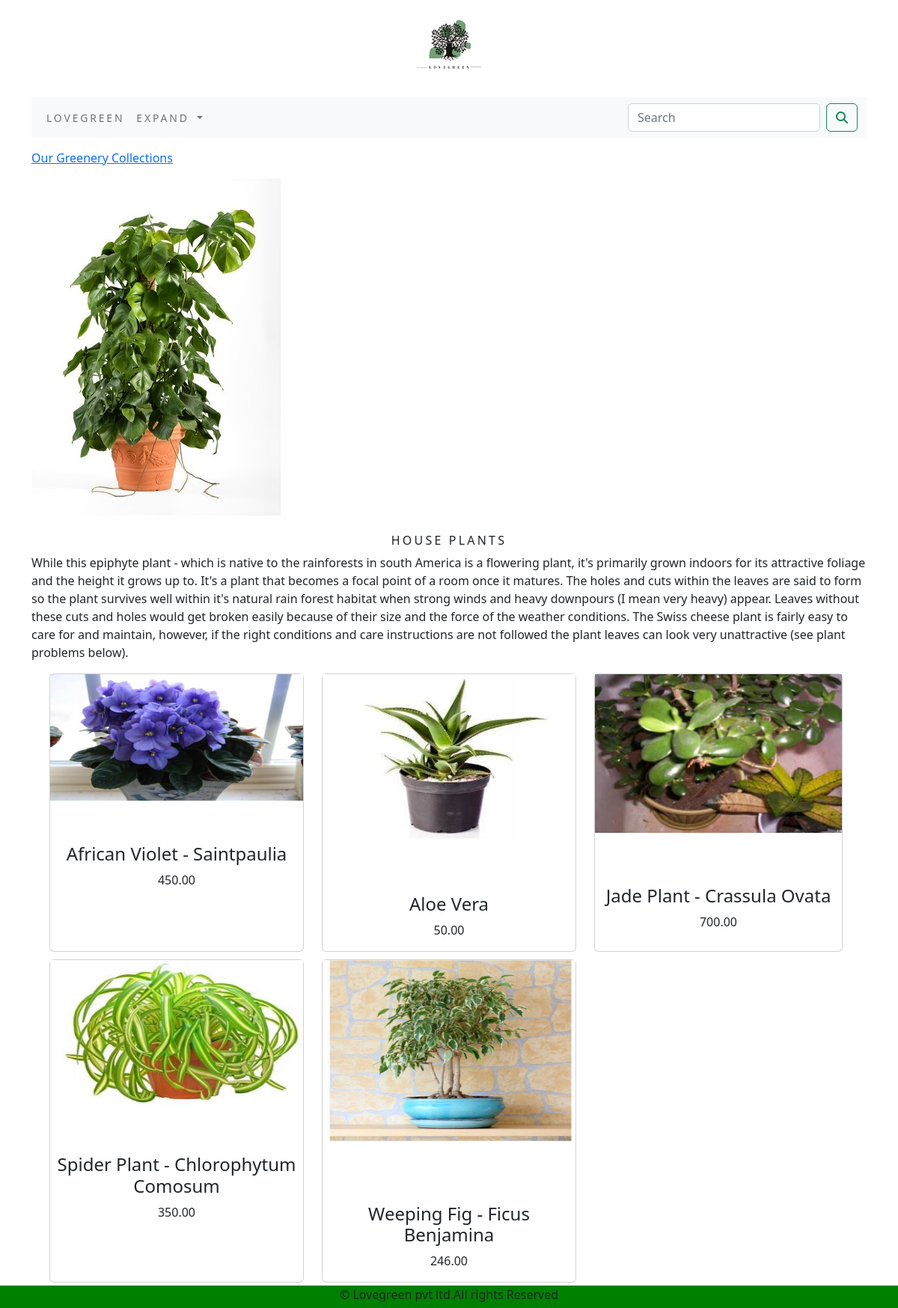
The page /shopp/house-plants/ on the database its author committed.
### shopp/models.py (models this page shows, shortened)
class Category(models.Model):
    name = models.CharField(max_length=250, unique=True)
    slug = models.SlugField(max_length=250, unique=True)
    description = models.TextField(blank=True)
    image = models.ImageField(upload_to='category', blank=True)
    class Meta:
        ordering = ('name',)
        verbose_name = 'category'
        verbose_name_plural = 'categories'
    def get_url(self):
        return reverse('shopp:product_by_category', args=[self.slug])

class Product(models.Model):
    name = models.CharField(max_length=250, unique=True)
    slug = models.SlugField(max_length=250, unique=True)
    description = models.TextField(blank=True)
    price = models.DecimalField(max_digits=10, decimal_places=2)
    category = models.ForeignKey(Category, on_delete=models.CASCADE)
    image = models.ImageField(upload_to='category', blank=True)
    stock = models.IntegerField()
    available = models.BooleanField(default=True)
    created = models.DateTimeField(auto_now_add=True)
    updated = models.DateTimeField(auto_now=True)
    def get_url(self):
        return reverse('shopp:prodCatdetail', args=[self.category.slug, self.slug])
    class Meta:
        ordering = ('name',)
        verbose_name = 'product'
        verbose_name_plural = 'products'

### shopp/views.py (the view)
# urls.py: path('', views.allProdCat, name='allProdCat'),
def allProdCat(request, c_slug=None):
    c_page = None
    products_list = None
    if c_slug != None:
        c_page = get_object_or_404(Category, slug=c_slug)
        products_list = Product.objects.all().filter(category=c_page, available=True)
    else:
        products_list = Product.objects.all().filter(available=True)
    paginator = Paginator(products_list, 6)
    try:
        page = int(request.GET.get('page', '1'))
    except:
        page = 1
    try:
        products = paginator.page(page)
    except (EmptyPage, InvalidPage):
        products = paginator.page(paginator.num_pages)
    return render(request, "category.html", {'category': c_page, 'products': products})

### cart/context_processors.py (called while the page is built)
def counter(request):
    item_count = 0
    if 'admin' in request.path:
        return {}
    else:
        try:
            cart = Cart.objects.filter(cart_id=_cart_id(request))
            car_items = CartItem.objects.all().filter(cart=cart[:1])
            for cart_item in car_items:
                item_count += cart_item.quantity
        except Cart.DoesNotExist:
            item_count = 0
    return dict(item_count=item_count)

### cart/views.py (called while the page is built)
def _cart_id(request):
    cart = request.session.session_key
    if not cart:
        cart = request.session.create()
    return cart

### shopp/context_processors.py (called while the page is built)
def menu_links(request):
    links = Category.objects.all()
    return dict(links=links)

### templates/category.html (shortened to what this page needs)
{% extends 'base.html' %}
{% load static %}
{% block content %}
{% if category %}
    <div>
        <div class="row my_row_class">
            <div class="mx-auto">
                <p><a href="{% url 'shopp:allProdCat' %}">Our Greenery Collections</a></p>
        </div>
            </div>
    </div>
    {% endif %}
<div class="mx-auto">
    {% if category %}
        <img  src="{{category.image.url}}" alt="{{category.name}}">
</div>
    <br>
<div>
       <h1 class="text-center my_title"> {{category.name}}</h1>
       <p class="text-justify">{{category.description}}</p>
</div>
    {% endif %}
<div class="container">
    <div class="row mx-auto">
        {% for product in products.object_list %}
        <div class="my_bottom_margin col-lg-4 d-flex align-items-stretch">
            <div class="card text-center" style="min-width:18rem;" >
            <a href="{{product.get_url}}"><img class=" my_image"  src="{{product.image.url}}" alt="{{product.name}}"></a>
            <div class="card_body">
           <h4>{{product.name}}</h4>
            <p>{{product.price}}</p>
                </div>
                </div>
    </div>
         {% endfor %}
    </div>
    <br>
</div>
{% endblock %}

### static/css/custom.css (style rules this page uses)
body { font-family: 'Raleway', sans-serif; }
.my_row_class { padding-top :15px; }
.my_image { width:100%; height:75%; }
.my_title { font-size:16px; text-transform:uppercase; letter-spacing: .2em; }
.my_bottom_margin { margin-bottom : 10px; }

### rows shown on the page
Category: image (picture), name "HOUSE PLANTS", description "While this epiphyte plant - which is native to the rainforests in south America is a flowering plant, it's primarily grown indoors for its attractive foliage and the height it grows up to. It's a plant that becomes a focal point of a room once it matures. The holes and cuts within the leaves are said to form so the plant survives well within it's natural rain forest habitat when strong winds and heavy downpours (I mean very heavy) appear. Leaves without these cuts and holes would get broken easily because of their size and the force of the weather conditions. The Swiss cheese plant is fairly easy to care for and maintain, however, if the right conditions and care instructions are not…"
Product: image (picture), name "African Violet - Saintpaulia", price "450.00"
Product: image (picture), name "Aloe Vera", price "50.00"
Product: image (picture), name "Jade Plant - Crassula Ovata", price "700.00"
Product: image (picture), name "Spider Plant - Chlorophytum Comosum", price "350.00"
Product: image (picture), name "Weeping Fig - Ficus Benjamina", price "246.00"
